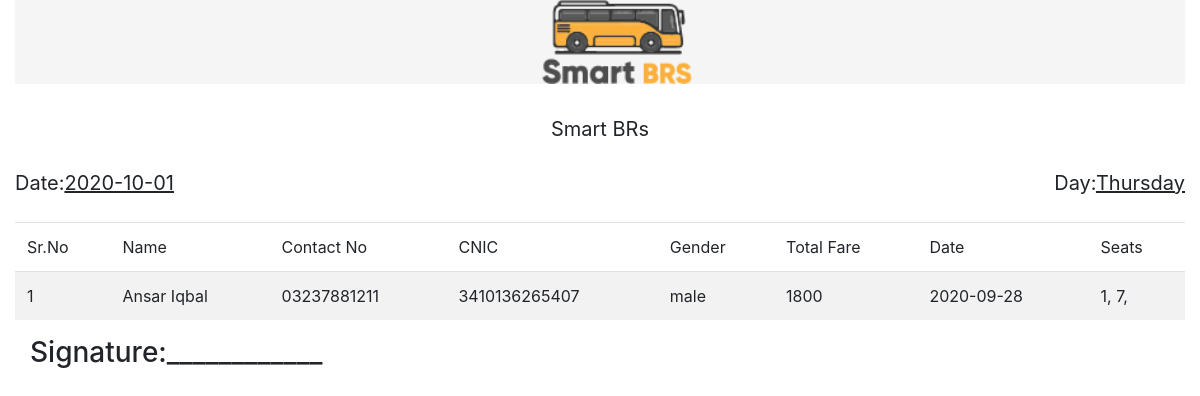
Screenshot of /admin/reports/weekly_booking_report.php with the database file from the repository.
### tables this page shows
CREATE TABLE `bookings` (
  `id` int(11) NOT NULL,
  `date` date NOT NULL,
  `route_id` int(11) NOT NULL,
  `total_fare` int(11) NOT NULL,
  `name` varchar(200) NOT NULL,
  `contact_no` varchar(200) NOT NULL,
  `cnic` varchar(200) NOT NULL,
  `gender` char(6) NOT NULL,
  `cancel_status` tinyint(4) NOT NULL DEFAULT '0'
);

### models/Booking.php (called while the page is built, shortened)
<?php
class Booking
{
    public static function weeklyBooking()
    {
        $obj_db = self::obj_db();
        $monday = strtotime("last monday");
        $monday = date('w', $monday) == date('w') ? $monday + 7 * 86400 : $monday;
        $sunday = strtotime(date("Y-m-d", $monday) . " +6 days");
        $start_date = date("Y-m-d", $monday);
        $end_date = date("Y-m-d", $sunday);
        $query = " SELECT * FROM bookings  where date between "
        ." '$start_date' AND '$end_date' ";
        $result = $obj_db->query($query);
        $bookings = [];
        while ($data = $result->fetch_object()) {
            $rows = [];
            $rows['name'] = $data->name;
            $rows['contact_no'] = $data->contact_no;
            $rows['cnic'] = $data->cnic;
            $rows['gender'] = $data->gender;
            $rows['total_fare'] = $data->total_fare;
            $rows['date'] = $data->date;
            $query_seat = "select * from booked_seats bs "
                        ." where booking_id = $data->id";
            $result = $obj_db->query($query_seat);
            $seats = [];
            while($data = $result->fetch_object()) {
                $seat_rows = [];
                $seat_rows['seat_no'] = $data->seat_no;
                $seats[] = $seat_rows;
            }
            $rows['seats'] = $seats;
            $bookings[] = $rows;
        }
        return $bookings;
    }
}

### admin/reports/weekly_booking_report.php (the view)
<?php
require_once "views/header.php";
require_once "../../models/Booking.php";
?>
<table class="table table-striped">
    <thead>
        <tr>
            <td>Sr.No</td>
            <td>Name</td>
            <td>Contact No</td>
            <td>CNIC</td>
            <td>Gender</td>
            <td>Total Fare</td>
            <td>Date</td>
            <td>Seats</td>
        </tr>
    </thead>
    <?php
    $i = 1;
    $bookings = Booking::weeklyBooking();
    if(count($bookings) == 0) {
        echo("<tr><td colspan='7' class='text-center'>No Booking Found</td></tr>");
    }else foreach ($bookings as $booking) {
        echo ("<tr>");
        echo ("<td>" . $i . "</td>");
        echo ("<td>" . $booking['name'] . "</td>");
        echo ("<td>" . $booking['contact_no'] . "</td>");
        echo ("<td>" . $booking['cnic'] . "</td>");
        echo ("<td>" . $booking['gender'] . "</td>");
        echo ("<td>" . $booking['total_fare'] . "</td>");
        echo ("<td>" . $booking['date'] . "</td>");
        $i++;
        echo("<td>");
        foreach($booking['seats'] as $seat) {
            echo($seat['seat_no'].',&nbsp;');
        }
        echo("</td>");
    }
    ?>
</table>
<?php
require_once 'views/footer.php';
?>

### rows the page displays
bookings: name "Ansar Iqbal", contact_no "03237881211", cnic "3410136265407", gender "male", total_fare "1800", date "2020-09-28", seat_no "1", seat_no "7"
